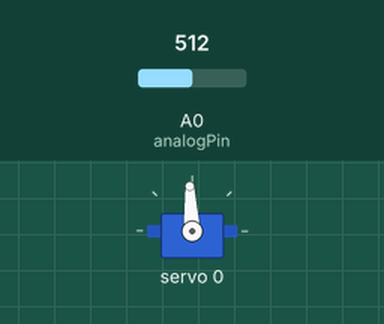
A sketch run on a simulated Arduino Uno, built with avr-gcc and run on an emulated ATmega328P. Parts: servo. The inputs (shaded band) are chosen by the test bench; at power-on: A0 (analogPin) = 512.

Above: at 1.2 s.
1.3 s: A0 (analogPin) set to 716
At 2.0 s:
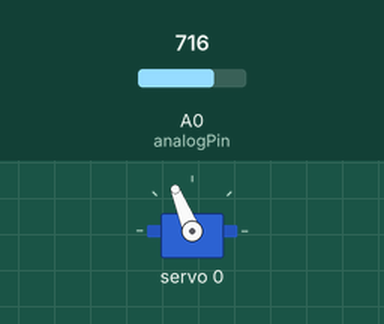
2.8 s: A0 (analogPin) set to 900
At 3.6 s:
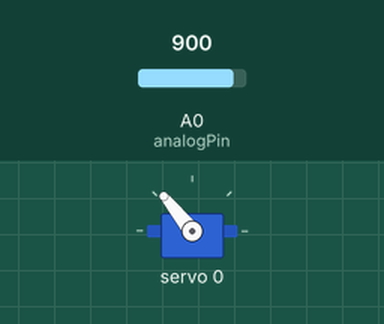
4.3 s: A0 (analogPin) set to 1010
At 5.2 s:
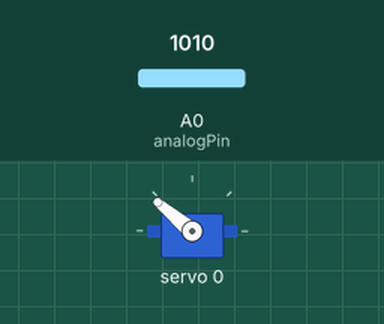
5.8 s: A0 (analogPin) set to 306
At 6.9 s:
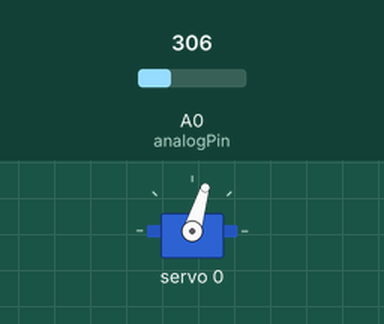
7.3 s: A0 (analogPin) set to 122
At 8.4 s:
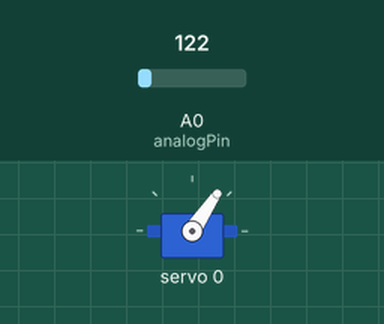
8.8 s: A0 (analogPin) set to 511
At 10.1 s:
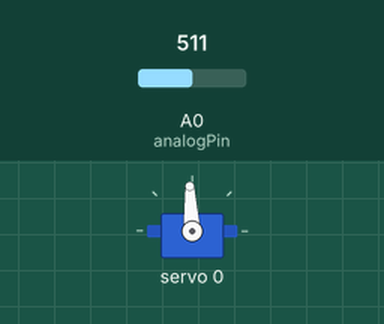
Timing chart, 0 to 11.3 s (numbered marks = the images above; inputs shaded):
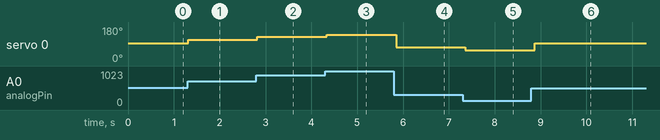

Measured:
- after the input at 1.3 s, servo 0: 93° → 112° at once
- after the input at 2.8 s, servo 0: 112° → 129° at once
- after the input at 4.3 s, servo 0: 129° → 140° at once
- after the input at 5.8 s, servo 0: 140° → 73° after 0.05 s
- after the input at 7.3 s, servo 0: 73° → 56° after 0.06 s
- after the input at 8.8 s, servo 0: 56° → 93° after 0.07 s

The sketch:

testsCartes.ino
```cpp
#include <Wire.h>
#include <Adafruit_PWMServoDriver.h>

#define SERVOMIN  1000 // in us
#define SERVOMAX  2000 // in us

Adafruit_PWMServoDriver pwm = Adafruit_PWMServoDriver();

int analogPin = A0;

void setup() {
  // put your setup code here, to run once:
  Serial.begin(9600);
  pwm.begin();
  pwm.setPWMFreq(50);

  uint8_t twbrbackup = TWBR;
  TWBR = 12;
}

void loop() {
  pwm.writeMicroseconds(0, map(analogRead(analogPin), 0, 1023, SERVOMIN, SERVOMAX));//Converti en temps haut, la valeur de l'entrée A0
  delay(100);
}
```
